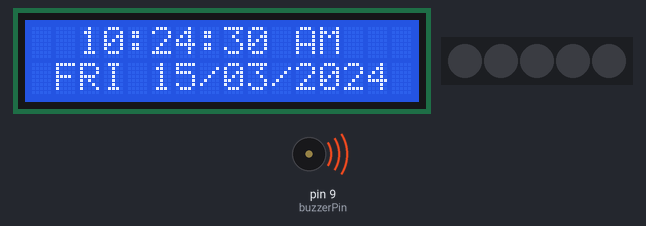
This sketch was run on a simulated Arduino Uno, built with avr-gcc and run on an emulated ATmega328P. Shown: 16×2 character LCD, 5 RGB LEDs in strip order, left to right, buzzer (waves = sounding, pin HIGH). The local clock reads 2024-03-15 10:24:30 at power-on unless the sketch sets it.

Above: at 0.1 s.
At 4.1 s:
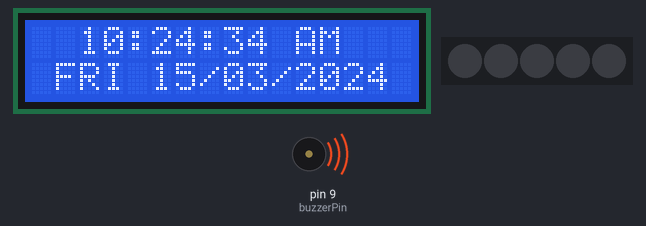
At 9.1 s:
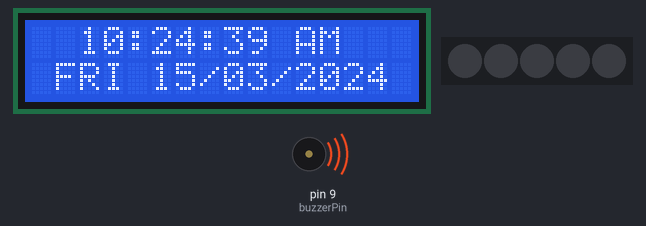
At 19.1 s:
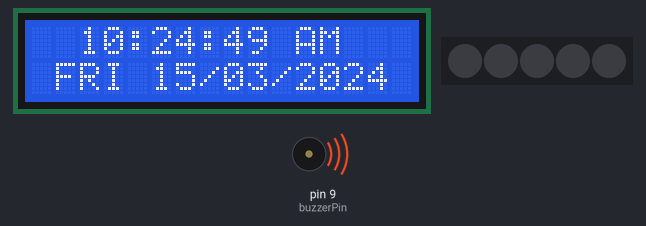
At 29.1 s:
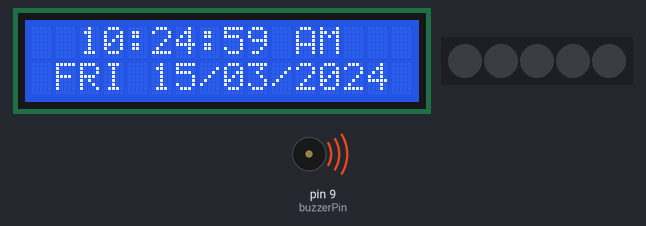
At 39.1 s:
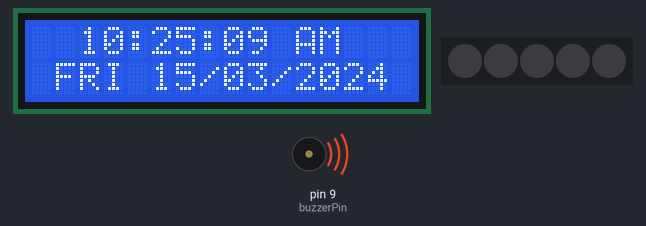

The sketch:

alarm_clock.ino
```cpp
// include libraries
#include <LiquidCrystal.h>
#include <Adafruit_NeoPixel.h>
#include <Wire.h>
#include <RTC.h>

// declare user variables
#define THRESHOLD     500
#define LED_COUNT     5
#define BRIGHTNESS    150 // NeoPixel brightness, 0 (min) to 255 (max)
#define ALARM_HOUR    11
#define ALARM_MINUTE  34

// declare pins
const int forceSensorPin = A0;
const int ledPin = 8;
const int buzzerPin = 9;

// create objects
LiquidCrystal lcd(2, 3, 4, 5, 6, 7);
Adafruit_NeoPixel strip(LED_COUNT, ledPin, NEO_GRB + NEO_KHZ800);
// Argument 1 = Number of pixels in NeoPixel strip
// Argument 2 = Arduino pin number (most are valid)
// Argument 3 = Pixel type flags, add together as needed:
//   NEO_KHZ800  800 KHz bitstream (most NeoPixel products w/WS2812 LEDs)
//   NEO_KHZ400  400 KHz (classic 'v1' (not v2) FLORA pixels, WS2811 drivers)
//   NEO_GRB     Pixels are wired for GRB bitstream (most NeoPixel products)
//   NEO_RGB     Pixels are wired for RGB bitstream (v1 FLORA pixels, not v2)
//   NEO_RGBW    Pixels are wired for RGBW bitstream (NeoPixel RGBW products)
DS3231 RTC;

// declare variables
bool alarm, alarmState;
int lastSecond;
long lastAlarmTime;
char timeFormat[9], dateFormat[11];

void setup() {
  // initialize LCD
  lcd.begin(16, 2);

  // initialize NeoPixel
  strip.begin();  // INITIALIZE NeoPixel strip object (REQUIRED)
  strip.show();   // Turn OFF all pixels ASAP
  strip.setBrightness(BRIGHTNESS);

  // initialize clock and set to 12H mode
  RTC.begin();
  RTC.setHourMode(CLOCK_H12);

  // initialize pin
  pinMode(buzzerPin, OUTPUT);
  digitalWrite(buzzerPin, HIGH); // low trigger
}

void loop() {
  // update LCD every 1s
  if (RTC.getSeconds() != lastSecond) {
    updateLCD();

    if (RTC.getHours() == ALARM_HOUR && RTC.getMinutes() == ALARM_MINUTE && RTC.getSeconds() == 0) {
      alarm = true;
    }

    lastSecond = RTC.getSeconds();
  }

  if (alarm) {
    // toggle the alarm state every 100ms
    if (millis() - lastAlarmTime > 100) {
      alarmState = !alarmState;
      lastAlarmTime = millis();
    }

    // flash the LED on & off
    if (alarmState) {
      // show red colour
      strip.fill(strip.Color(255, 0, 0, strip.gamma8(255)));
    } else {
      // show blank
      strip.fill(strip.Color(0, 0, 0, strip.gamma8(255)));
    }
    strip.show();

    // toggle the buzzer on & off
    digitalWrite(buzzerPin, alarmState);

    if (checkSensor()) {
      alarm = false;
    }
  } else {
    // turn off LED
    strip.fill(strip.Color(0, 0, 0, strip.gamma8(255)));
    strip.show();
    // turn off buzzer
    digitalWrite(buzzerPin, HIGH);
  }
}

void updateLCD() {
  sprintf(timeFormat, "%02d:%02d:%02d", RTC.getHours(), RTC.getMinutes(), RTC.getSeconds());
  sprintf(dateFormat, "%02d/%02d/%04d", RTC.getDay(), RTC.getMonth(), RTC.getYear());

  lcd.clear();
  lcd.setCursor(2, 0);
  lcd.print(timeFormat);
  if (RTC.getHourMode() == CLOCK_H12)
  {
    switch (RTC.getMeridiem())
    {
      case HOUR_AM :
        lcd.print(" AM");
        break;
      case HOUR_PM :
        lcd.print(" PM");
        break;
    }
  }

  lcd.setCursor(1, 1);
  switch (RTC.getWeek())
  {
    case 1:
      lcd.print("SUN");
      break;
    case 2:
      lcd.print("MON");
      break;
    case 3:
      lcd.print("TUE");
      break;
    case 4:
      lcd.print("WED");
      break;
    case 5:
      lcd.print("THU");
      break;
    case 6:
      lcd.print("FRI");
      break;
    case 7:
      lcd.print("SAT");
      break;
  }
  lcd.setCursor(5, 1);
  lcd.print(dateFormat);
}

// get an average reading from sensor for stability
bool checkSensor() {
  float average = 0;
  for (int i = 0; i < 25; i++) {
    average += analogRead(forceSensorPin);
  }
  average = average / 25.0;

  if (average > THRESHOLD) return true;
  return false;
}
```

Measured:
- what the display in image 1 shows lasts 1.0 s, from 4.0 s to 5.0 s
